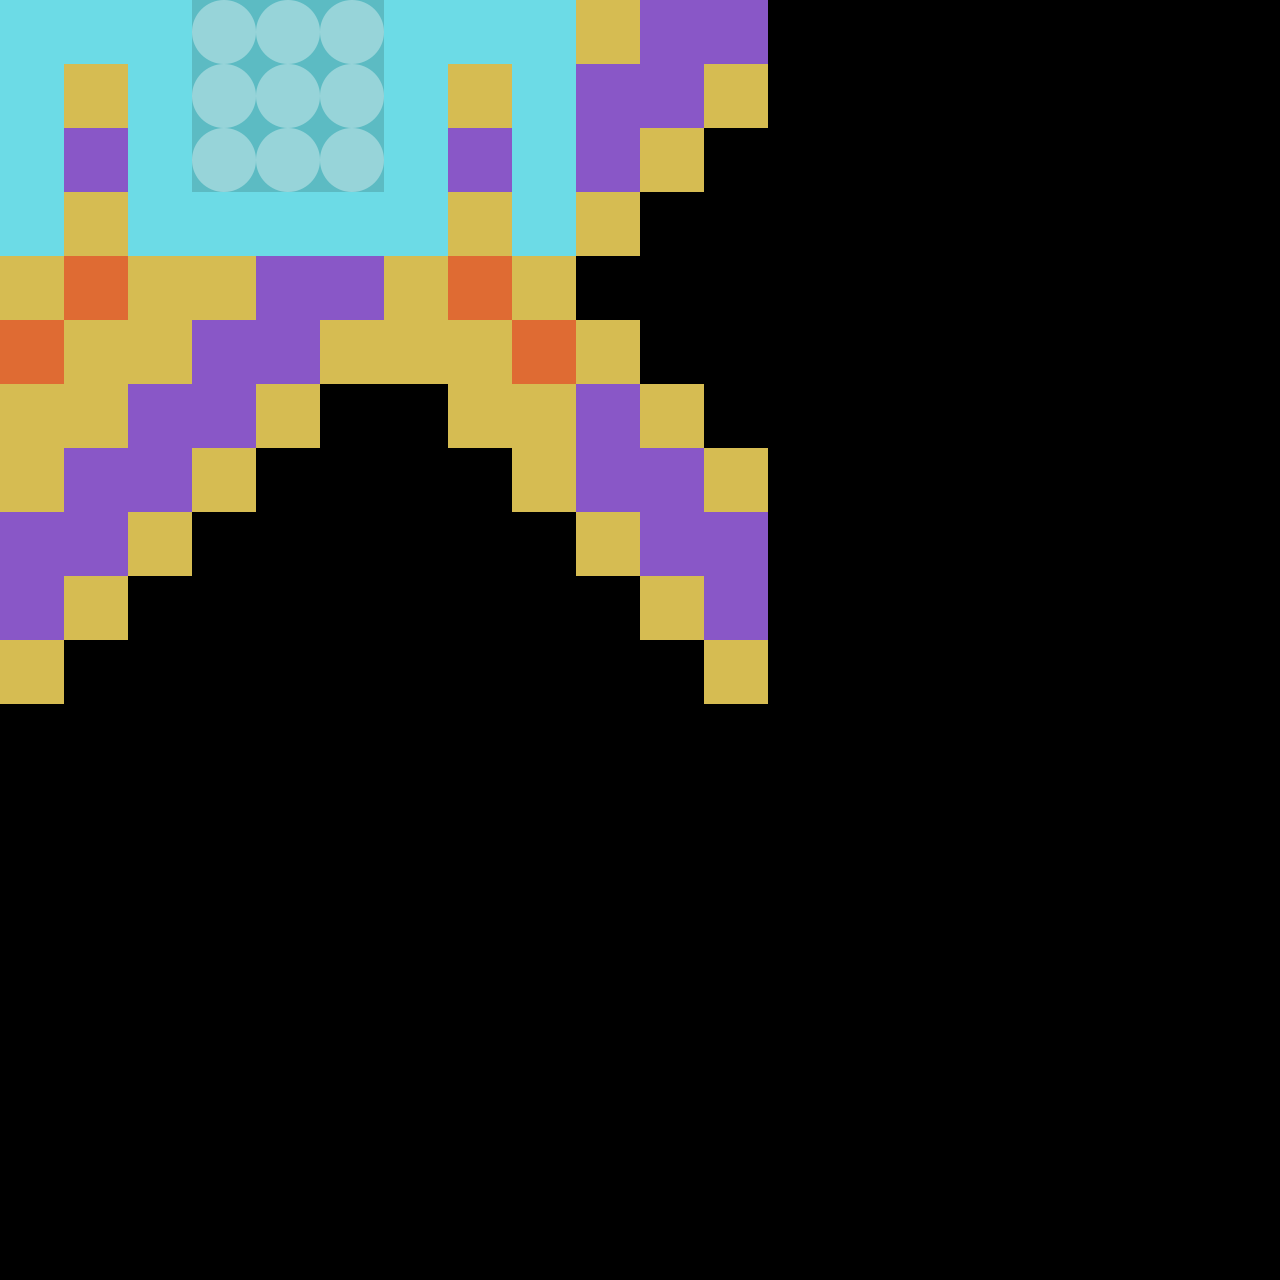

A level layout from a 2D game, rendered from its tile map. Below: a short description, then the map file with its tile-grid data intact:
An orthogonal 20x20 tile map with 64x64 px tiles, 12 tile layers (Shape1, Shape2, Copy of Shape2, _ADDON, ...), 2 tilesets.

<map version="1.5" tiledversion="1.7.2" orientation="orthogonal" renderorder="right-down" width="20" height="20" tilewidth="64" tileheight="64" infinite="0" nextlayerid="116" nextobjectid="1">
 <editorsettings>
  <export target="../../../www/data/how-to-play/shapes.json" format="json" />
 </editorsettings>
 <properties>
  <property name="coverID" type="int" value="14" />
  <property name="iconURL" value="" />
  <property name="sectionName" value="Shapes" />
 </properties>
 <tileset firstgid="1" source="../tilesets/spadersTileset.tsx" />
 <tileset firstgid="65" source="../tilesets/poke.tsx" />
 <layer id="71" name="Shape1" width="20" height="20">
  <properties>
   <property name="autoPlaceBlockers" type="int" value="2" />
   <property name="i" type="int" value="7" />
   <property name="j" type="int" value="6" />
   <property name="padding-bottom" type="int" value="2" />
   <property name="padding-left" type="int" value="1" />
   <property name="padding-right" type="int" value="1" />
   <property name="padding-top" type="int" value="0" />
   <property name="require" value="-1" />
   <property name="startI" type="int" value="0" />
   <property name="startJ" type="int" value="0" />
   <property name="tier" type="int" value="0" />
  </properties>
  <data encoding="csv">
0,1,1,1,1,1,0,0,0,0,0,0,0,0,0,0,0,0,0,0,
0,0,4,1,4,0,0,0,0,0,0,0,0,0,0,0,0,0,0,0,
0,0,4,1,4,0,0,0,0,0,0,0,0,0,0,0,0,0,0,0,
0,0,0,0,0,0,0,0,0,0,0,0,0,0,0,0,0,0,0,0,
0,0,0,0,0,0,0,0,0,0,0,0,0,0,0,0,0,0,0,0,
0,0,0,0,0,0,0,0,0,0,0,0,0,0,0,0,0,0,0,0,
0,0,0,0,0,0,0,0,0,0,0,0,0,0,0,0,0,0,0,0,
0,0,0,0,0,0,0,0,0,0,0,0,0,0,0,0,0,0,0,0,
0,0,0,0,0,0,0,0,0,0,0,0,0,0,0,0,0,0,0,0,
0,0,0,0,0,0,0,0,0,0,0,0,0,0,0,0,0,0,0,0,
0,0,0,0,0,0,0,0,0,0,0,0,0,0,0,0,0,0,0,0,
0,0,0,0,0,0,0,0,0,0,0,0,0,0,0,0,0,0,0,0,
0,0,0,0,0,0,0,0,0,0,0,0,0,0,0,0,0,0,0,0,
0,0,0,0,0,0,0,0,0,0,0,0,0,0,0,0,0,0,0,0,
0,0,0,0,0,0,0,0,0,0,0,0,0,0,0,0,0,0,0,0,
0,0,0,0,0,0,0,0,0,0,0,0,0,0,0,0,0,0,0,0,
0,0,0,0,0,0,0,0,0,0,0,0,0,0,0,0,0,0,0,0,
0,0,0,0,0,0,0,0,0,0,0,0,0,0,0,0,0,0,0,0,
0,0,0,0,0,0,0,0,0,0,0,0,0,0,0,0,0,0,0,0,
0,0,0,0,0,0,0,0,0,0,0,0,0,0,0,0,0,0,0,0
</data>
 </layer>
 <layer id="72" name="Shape2" width="20" height="20">
  <properties>
   <property name="autoPlaceBlockers" type="int" value="2" />
   <property name="i" type="int" value="5" />
   <property name="j" type="int" value="6" />
   <property name="padding-bottom" type="int" value="2" />
   <property name="padding-left" type="int" value="1" />
   <property name="padding-right" type="int" value="1" />
   <property name="padding-top" type="int" value="0" />
   <property name="require" value="0" />
   <property name="startI" type="int" value="0" />
   <property name="startJ" type="int" value="0" />
   <property name="tier" type="int" value="0" />
  </properties>
  <data encoding="csv">
0,0,1,0,0,0,0,0,0,0,0,0,0,0,0,0,0,0,0,0,
0,1,2,1,0,0,0,0,0,0,0,0,0,0,0,0,0,0,0,0,
1,2,3,2,1,0,0,0,0,0,0,0,0,0,0,0,0,0,0,0,
0,1,2,1,0,0,0,0,0,0,0,0,0,0,0,0,0,0,0,0,
0,0,1,0,0,0,0,0,0,0,0,0,0,0,0,0,0,0,0,0,
0,0,0,0,0,0,0,0,0,0,0,0,0,0,0,0,0,0,0,0,
0,0,0,0,0,0,0,0,0,0,0,0,0,0,0,0,0,0,0,0,
0,0,0,0,0,0,0,0,0,0,0,0,0,0,0,0,0,0,0,0,
0,0,0,0,0,0,0,0,0,0,0,0,0,0,0,0,0,0,0,0,
0,0,0,0,0,0,0,0,0,0,0,0,0,0,0,0,0,0,0,0,
0,0,0,0,0,0,0,0,0,0,0,0,0,0,0,0,0,0,0,0,
0,0,0,0,0,0,0,0,0,0,0,0,0,0,0,0,0,0,0,0,
0,0,0,0,0,0,0,0,0,0,0,0,0,0,0,0,0,0,0,0,
0,0,0,0,0,0,0,0,0,0,0,0,0,0,0,0,0,0,0,0,
0,0,0,0,0,0,0,0,0,0,0,0,0,0,0,0,0,0,0,0,
0,0,0,0,0,0,0,0,0,0,0,0,0,0,0,0,0,0,0,0,
0,0,0,0,0,0,0,0,0,0,0,0,0,0,0,0,0,0,0,0,
0,0,0,0,0,0,0,0,0,0,0,0,0,0,0,0,0,0,0,0,
0,0,0,0,0,0,0,0,0,0,0,0,0,0,0,0,0,0,0,0,
0,0,0,0,0,0,0,0,0,0,0,0,0,0,0,0,0,0,0,0
</data>
 </layer>
 <layer id="115" name="Copy of Shape2" width="20" height="20">
  <properties>
   <property name="autoPlaceBlockers" type="int" value="2" />
   <property name="i" type="int" value="5" />
   <property name="j" type="int" value="6" />
   <property name="padding-bottom" type="int" value="3" />
   <property name="padding-left" type="int" value="0" />
   <property name="padding-right" type="int" value="0" />
   <property name="padding-top" type="int" value="0" />
   <property name="require" value="0" />
   <property name="startI" type="int" value="0" />
   <property name="startJ" type="int" value="0" />
   <property name="tier" type="int" value="0" />
  </properties>
  <data encoding="csv">
1,1,1,1,1,0,0,0,0,0,0,0,0,0,0,0,0,0,0,0,
0,1,2,1,1,0,0,0,0,0,0,0,0,0,0,0,0,0,0,0,
1,2,3,2,1,0,0,0,0,0,0,0,0,0,0,0,0,0,0,0,
1,1,1,1,1,0,0,0,0,0,0,0,0,0,0,0,0,0,0,0,
0,0,1,0,0,0,0,0,0,0,0,0,0,0,0,0,0,0,0,0,
0,0,0,0,0,0,0,0,0,0,0,0,0,0,0,0,0,0,0,0,
0,0,0,0,0,0,0,0,0,0,0,0,0,0,0,0,0,0,0,0,
0,0,0,0,0,0,0,0,0,0,0,0,0,0,0,0,0,0,0,0,
0,0,0,0,0,0,0,0,0,0,0,0,0,0,0,0,0,0,0,0,
0,0,0,0,0,0,0,0,0,0,0,0,0,0,0,0,0,0,0,0,
0,0,0,0,0,0,0,0,0,0,0,0,0,0,0,0,0,0,0,0,
0,0,0,0,0,0,0,0,0,0,0,0,0,0,0,0,0,0,0,0,
0,0,0,0,0,0,0,0,0,0,0,0,0,0,0,0,0,0,0,0,
0,0,0,0,0,0,0,0,0,0,0,0,0,0,0,0,0,0,0,0,
0,0,0,0,0,0,0,0,0,0,0,0,0,0,0,0,0,0,0,0,
0,0,0,0,0,0,0,0,0,0,0,0,0,0,0,0,0,0,0,0,
0,0,0,0,0,0,0,0,0,0,0,0,0,0,0,0,0,0,0,0,
0,0,0,0,0,0,0,0,0,0,0,0,0,0,0,0,0,0,0,0,
0,0,0,0,0,0,0,0,0,0,0,0,0,0,0,0,0,0,0,0,
0,0,0,0,0,0,0,0,0,0,0,0,0,0,0,0,0,0,0,0
</data>
 </layer>
 <layer id="114" name="_ADDON" width="20" height="20">
  <properties>
   <property name="autoPlaceBlockers" type="int" value="2" />
   <property name="i" type="int" value="6" />
   <property name="j" type="int" value="9" />
   <property name="padding-bottom" type="int" value="3" />
   <property name="padding-left" type="int" value="0" />
   <property name="padding-right" type="int" value="0" />
   <property name="padding-top" type="int" value="0" />
   <property name="startI" type="int" value="0" />
   <property name="startJ" type="int" value="0" />
   <property name="tier" type="int" value="0" />
  </properties>
  <data encoding="csv">
0,0,37,36,0,0,0,0,0,0,0,0,0,0,0,0,0,0,0,0,
0,0,0,0,48,0,0,0,0,0,0,0,0,0,0,0,0,0,0,0,
0,0,0,38,0,0,0,0,0,0,0,0,0,0,0,0,0,0,0,0,
0,39,0,0,0,0,0,0,0,0,0,0,0,0,0,0,0,0,0,0,
0,0,0,0,0,0,0,0,0,0,0,0,0,0,0,0,0,0,0,0,
0,0,0,0,0,0,0,0,0,0,0,0,0,0,0,0,0,0,0,0,
0,0,0,0,0,0,0,0,0,0,0,0,0,0,0,0,0,0,0,0,
0,0,0,0,0,0,0,0,0,0,0,0,0,0,0,0,0,0,0,0,
0,0,0,0,0,0,0,0,0,0,0,0,0,0,0,0,0,0,0,0,
0,0,0,0,0,0,0,0,0,0,0,0,0,0,0,0,0,0,0,0,
0,0,0,0,0,0,0,0,0,0,0,0,0,0,0,0,0,0,0,0,
0,0,0,0,0,0,0,0,0,0,0,0,0,0,0,0,0,0,0,0,
0,0,0,0,0,0,0,0,0,0,0,0,0,0,0,0,0,0,0,0,
0,0,0,0,0,0,0,0,0,0,0,0,0,0,0,0,0,0,0,0,
0,0,0,0,0,0,0,0,0,0,0,0,0,0,0,0,0,0,0,0,
0,0,0,0,0,0,0,0,0,0,0,0,0,0,0,0,0,0,0,0,
0,0,0,0,0,0,0,0,0,0,0,0,0,0,0,0,0,0,0,0,
0,0,0,0,0,0,0,0,0,0,0,0,0,0,0,0,0,0,0,0,
0,0,0,0,0,0,0,0,0,0,0,0,0,0,0,0,0,0,0,0,
0,0,0,0,0,0,0,0,0,0,0,0,0,0,0,0,0,0,0,0
</data>
 </layer>
 <layer id="73" name="Shape3" width="20" height="20">
  <properties>
   <property name="autoPlaceBlockers" type="int" value="2" />
   <property name="i" type="int" value="5" />
   <property name="j" type="int" value="6" />
   <property name="padding-bottom" type="int" value="2" />
   <property name="padding-left" type="int" value="1" />
   <property name="padding-right" type="int" value="1" />
   <property name="padding-top" type="int" value="0" />
   <property name="require" value="1" />
   <property name="startI" type="int" value="0" />
   <property name="startJ" type="int" value="0" />
   <property name="tier" type="int" value="0" />
  </properties>
  <data encoding="csv">
5,5,5,5,5,0,0,0,0,0,0,0,0,0,0,0,0,0,0,0,
0,4,5,4,0,0,0,0,0,0,0,0,0,0,0,0,0,0,0,0,
6,4,0,4,6,0,0,0,0,0,0,0,0,0,0,0,0,0,0,0,
0,4,0,4,0,0,0,0,0,0,0,0,0,0,0,0,0,0,0,0,
0,0,0,0,0,0,0,0,0,0,0,0,0,0,0,0,0,0,0,0,
0,0,0,0,0,0,0,0,0,0,0,0,0,0,0,0,0,0,0,0,
0,0,0,0,0,0,0,0,0,0,0,0,0,0,0,0,0,0,0,0,
0,0,0,0,0,0,0,0,0,0,0,0,0,0,0,0,0,0,0,0,
0,0,0,0,0,0,0,0,0,0,0,0,0,0,0,0,0,0,0,0,
0,0,0,0,0,0,0,0,0,0,0,0,0,0,0,0,0,0,0,0,
0,0,0,0,0,0,0,0,0,0,0,0,0,0,0,0,0,0,0,0,
0,0,0,0,0,0,0,0,0,0,0,0,0,0,0,0,0,0,0,0,
0,0,0,0,0,0,0,0,0,0,0,0,0,0,0,0,0,0,0,0,
0,0,0,0,0,0,0,0,0,0,0,0,0,0,0,0,0,0,0,0,
0,0,0,0,0,0,0,0,0,0,0,0,0,0,0,0,0,0,0,0,
0,0,0,0,0,0,0,0,0,0,0,0,0,0,0,0,0,0,0,0,
0,0,0,0,0,0,0,0,0,0,0,0,0,0,0,0,0,0,0,0,
0,0,0,0,0,0,0,0,0,0,0,0,0,0,0,0,0,0,0,0,
0,0,0,0,0,0,0,0,0,0,0,0,0,0,0,0,0,0,0,0,
0,0,0,0,0,0,0,0,0,0,0,0,0,0,0,0,0,0,0,0
</data>
 </layer>
 <layer id="74" name="Shape4" width="20" height="20">
  <properties>
   <property name="autoPlaceBlockers" type="int" value="2" />
   <property name="i" type="int" value="5" />
   <property name="j" type="int" value="6" />
   <property name="padding-bottom" type="int" value="2" />
   <property name="padding-left" type="int" value="1" />
   <property name="padding-right" type="int" value="1" />
   <property name="padding-top" type="int" value="0" />
   <property name="require" value="1" />
   <property name="startI" type="int" value="0" />
   <property name="startJ" type="int" value="0" />
   <property name="tier" type="int" value="0" />
  </properties>
  <data encoding="csv">
0,0,3,0,0,0,0,0,0,0,0,0,0,0,0,0,0,0,0,0,
0,4,3,4,0,0,0,0,0,0,0,0,0,0,0,0,0,0,0,0,
0,4,10,4,0,0,0,0,0,0,0,0,0,0,0,0,0,0,0,0,
4,4,3,4,4,0,0,0,0,0,0,0,0,0,0,0,0,0,0,0,
4,0,3,0,4,0,0,0,0,0,0,0,0,0,0,0,0,0,0,0,
4,0,0,0,4,0,0,0,0,0,0,0,0,0,0,0,0,0,0,0,
0,0,0,0,0,0,0,0,0,0,0,0,0,0,0,0,0,0,0,0,
0,0,0,0,0,0,0,0,0,0,0,0,0,0,0,0,0,0,0,0,
0,0,0,0,0,0,0,0,0,0,0,0,0,0,0,0,0,0,0,0,
0,0,0,0,0,0,0,0,0,0,0,0,0,0,0,0,0,0,0,0,
0,0,0,0,0,0,0,0,0,0,0,0,0,0,0,0,0,0,0,0,
0,0,0,0,0,0,0,0,0,0,0,0,0,0,0,0,0,0,0,0,
0,0,0,0,0,0,0,0,0,0,0,0,0,0,0,0,0,0,0,0,
0,0,0,0,0,0,0,0,0,0,0,0,0,0,0,0,0,0,0,0,
0,0,0,0,0,0,0,0,0,0,0,0,0,0,0,0,0,0,0,0,
0,0,0,0,0,0,0,0,0,0,0,0,0,0,0,0,0,0,0,0,
0,0,0,0,0,0,0,0,0,0,0,0,0,0,0,0,0,0,0,0,
0,0,0,0,0,0,0,0,0,0,0,0,0,0,0,0,0,0,0,0,
0,0,0,0,0,0,0,0,0,0,0,0,0,0,0,0,0,0,0,0,
0,0,0,0,0,0,0,0,0,0,0,0,0,0,0,0,0,0,0,0
</data>
 </layer>
 <layer id="78" name="Shape5" width="20" height="20">
  <properties>
   <property name="autoPlaceBlockers" type="int" value="2" />
   <property name="i" type="int" value="7" />
   <property name="j" type="int" value="6" />
   <property name="padding-bottom" type="int" value="2" />
   <property name="padding-left" type="int" value="1" />
   <property name="padding-right" type="int" value="1" />
   <property name="padding-top" type="int" value="0" />
   <property name="require" value="3" />
   <property name="startI" type="int" value="0" />
   <property name="startJ" type="int" value="0" />
   <property name="tier" type="int" value="0" />
  </properties>
  <data encoding="csv">
6,6,6,9,6,6,6,0,0,0,0,0,0,0,0,0,0,0,0,0,
0,6,6,0,6,6,0,0,0,0,0,0,0,0,0,0,0,0,0,0,
0,6,10,0,10,6,0,0,0,0,0,0,0,0,0,0,0,0,0,0,
0,6,2,0,2,6,0,0,0,0,0,0,0,0,0,0,0,0,0,0,
0,0,2,2,2,0,0,0,0,0,0,0,0,0,0,0,0,0,0,0,
0,0,0,0,0,0,0,0,0,0,0,0,0,0,0,0,0,0,0,0,
0,0,0,0,0,0,0,0,0,0,0,0,0,0,0,0,0,0,0,0,
0,0,0,0,0,0,0,0,0,0,0,0,0,0,0,0,0,0,0,0,
0,0,0,0,0,0,0,0,0,0,0,0,0,0,0,0,0,0,0,0,
0,0,0,0,0,0,0,0,0,0,0,0,0,0,0,0,0,0,0,0,
0,0,0,0,0,0,0,0,0,0,0,0,0,0,0,0,0,0,0,0,
0,0,0,0,0,0,0,0,0,0,0,0,0,0,0,0,0,0,0,0,
0,0,0,0,0,0,0,0,0,0,0,0,0,0,0,0,0,0,0,0,
0,0,0,0,0,0,0,0,0,0,0,0,0,0,0,0,0,0,0,0,
0,0,0,0,0,0,0,0,0,0,0,0,0,0,0,0,0,0,0,0,
0,0,0,0,0,0,0,0,0,0,0,0,0,0,0,0,0,0,0,0,
0,0,0,0,0,0,0,0,0,0,0,0,0,0,0,0,0,0,0,0,
0,0,0,0,0,0,0,0,0,0,0,0,0,0,0,0,0,0,0,0,
0,0,0,0,0,0,0,0,0,0,0,0,0,0,0,0,0,0,0,0,
0,0,0,0,0,0,0,0,0,0,0,0,0,0,0,0,0,0,0,0
</data>
 </layer>
 <layer id="77" name="Shape6" width="20" height="20">
  <properties>
   <property name="autoPlaceBlockers" type="int" value="2" />
   <property name="i" type="int" value="6" />
   <property name="j" type="int" value="9" />
   <property name="padding-bottom" type="int" value="2" />
   <property name="padding-left" type="int" value="1" />
   <property name="padding-right" type="int" value="1" />
   <property name="padding-top" type="int" value="0" />
   <property name="require" value="2" />
   <property name="startI" type="int" value="0" />
   <property name="startJ" type="int" value="0" />
   <property name="tier" type="int" value="0" />
  </properties>
  <data encoding="csv">
0,0,0,0,0,0,0,0,0,0,0,0,0,0,0,0,0,0,0,0,
0,10,10,10,10,0,0,0,0,0,0,0,0,0,0,0,0,0,0,0,
10,10,2,2,10,10,0,0,0,0,0,0,0,0,0,0,0,0,0,0,
10,2,2,9,2,10,0,0,0,0,0,0,0,0,0,0,0,0,0,0,
10,2,2,2,2,10,0,0,0,0,0,0,0,0,0,0,0,0,0,0,
10,10,2,2,10,10,0,0,0,0,0,0,0,0,0,0,0,0,0,0,
0,10,10,10,10,0,0,0,0,0,0,0,0,0,0,0,0,0,0,0,
0,0,0,0,0,0,0,0,0,0,0,0,0,0,0,0,0,0,0,0,
0,0,0,0,0,0,0,0,0,0,0,0,0,0,0,0,0,0,0,0,
0,0,0,0,0,0,0,0,0,0,0,0,0,0,0,0,0,0,0,0,
0,0,0,0,0,0,0,0,0,0,0,0,0,0,0,0,0,0,0,0,
0,0,0,0,0,0,0,0,0,0,0,0,0,0,0,0,0,0,0,0,
0,0,0,0,0,0,0,0,0,0,0,0,0,0,0,0,0,0,0,0,
0,0,0,0,0,0,0,0,0,0,0,0,0,0,0,0,0,0,0,0,
0,0,0,0,0,0,0,0,0,0,0,0,0,0,0,0,0,0,0,0,
0,0,0,0,0,0,0,0,0,0,0,0,0,0,0,0,0,0,0,0,
0,0,0,0,0,0,0,0,0,0,0,0,0,0,0,0,0,0,0,0,
0,0,0,0,0,0,0,0,0,0,0,0,0,0,0,0,0,0,0,0,
0,0,0,0,0,0,0,0,0,0,0,0,0,0,0,0,0,0,0,0,
0,0,0,0,0,0,0,0,0,0,0,0,0,0,0,0,0,0,0,0
</data>
 </layer>
 <layer id="97" name="Shape7" width="20" height="20">
  <properties>
   <property name="autoPlaceBlockers" type="int" value="2" />
   <property name="i" type="int" value="6" />
   <property name="j" type="int" value="9" />
   <property name="padding-bottom" type="int" value="2" />
   <property name="padding-left" type="int" value="0" />
   <property name="padding-right" type="int" value="0" />
   <property name="padding-top" type="int" value="0" />
   <property name="require" value="5" />
   <property name="scale" type="int" value="2" />
   <property name="startI" type="int" value="0" />
   <property name="startJ" type="int" value="0" />
   <property name="tier" type="int" value="0" />
  </properties>
  <data encoding="csv">
8,8,3,1,1,1,1,1,1,3,8,8,0,0,0,0,0,0,0,0,
3,8,8,3,1,1,1,1,3,8,8,3,0,0,0,0,0,0,0,0,
0,3,8,8,3,1,1,3,8,8,3,0,0,0,0,0,0,0,0,0,
0,0,3,8,8,3,3,8,8,3,0,0,0,0,0,0,0,0,0,0,
0,0,0,3,8,8,8,8,3,0,0,0,0,0,0,0,0,0,0,0,
0,0,3,8,8,3,3,8,8,3,0,0,0,0,0,0,0,0,0,0,
0,3,8,8,3,0,0,3,8,8,3,0,0,0,0,0,0,0,0,0,
3,8,8,3,0,0,0,0,3,8,8,3,0,0,0,0,0,0,0,0,
8,8,3,0,0,0,0,0,0,3,8,8,0,0,0,0,0,0,0,0,
8,3,0,0,0,0,0,0,0,0,3,8,0,0,0,0,0,0,0,0,
3,0,0,0,0,0,0,0,0,0,0,3,0,0,0,0,0,0,0,0,
0,0,0,0,0,0,0,0,0,0,0,0,0,0,0,0,0,0,0,0,
0,0,0,0,0,0,0,0,0,0,0,0,0,0,0,0,0,0,0,0,
0,0,0,0,0,0,0,0,0,0,0,0,0,0,0,0,0,0,0,0,
0,0,0,0,0,0,0,0,0,0,0,0,0,0,0,0,0,0,0,0,
0,0,0,0,0,0,0,0,0,0,0,0,0,0,0,0,0,0,0,0,
0,0,0,0,0,0,0,0,0,0,0,0,0,0,0,0,0,0,0,0,
0,0,0,0,0,0,0,0,0,0,0,0,0,0,0,0,0,0,0,0,
0,0,0,0,0,0,0,0,0,0,0,0,0,0,0,0,0,0,0,0,
0,0,0,0,0,0,0,0,0,0,0,0,0,0,0,0,0,0,0,0
</data>
 </layer>
 <layer id="90" name="Shape8" width="20" height="20">
  <properties>
   <property name="autoPlaceBlockers" type="int" value="2" />
   <property name="i" type="int" value="6" />
   <property name="j" type="int" value="9" />
   <property name="padding-bottom" type="int" value="2" />
   <property name="padding-left" type="int" value="0" />
   <property name="padding-right" type="int" value="0" />
   <property name="padding-top" type="int" value="0" />
   <property name="require" value="4" />
   <property name="startI" type="int" value="0" />
   <property name="startJ" type="int" value="0" />
   <property name="tier" type="int" value="0" />
  </properties>
  <data encoding="csv">
3,4,3,8,3,8,3,4,3,0,0,0,0,0,0,0,0,0,0,0,
4,3,8,3,7,3,8,3,4,0,0,0,0,0,0,0,0,0,0,0,
3,8,3,7,3,7,3,8,3,0,0,0,0,0,0,0,0,0,0,0,
8,3,7,3,0,3,7,3,8,0,0,0,0,0,0,0,0,0,0,0,
3,7,3,0,0,0,3,7,3,0,0,0,0,0,0,0,0,0,0,0,
7,3,0,0,0,0,0,3,7,0,0,0,0,0,0,0,0,0,0,0,
3,0,0,0,0,0,0,0,3,0,0,0,0,0,0,0,0,0,0,0,
0,0,0,0,0,0,0,0,0,0,0,0,0,0,0,0,0,0,0,0,
0,0,0,0,0,0,0,0,0,0,0,0,0,0,0,0,0,0,0,0,
0,0,0,0,0,0,0,0,0,0,0,0,0,0,0,0,0,0,0,0,
0,0,0,0,0,0,0,0,0,0,0,0,0,0,0,0,0,0,0,0,
0,0,0,0,0,0,0,0,0,0,0,0,0,0,0,0,0,0,0,0,
0,0,0,0,0,0,0,0,0,0,0,0,0,0,0,0,0,0,0,0,
0,0,0,0,0,0,0,0,0,0,0,0,0,0,0,0,0,0,0,0,
0,0,0,0,0,0,0,0,0,0,0,0,0,0,0,0,0,0,0,0,
0,0,0,0,0,0,0,0,0,0,0,0,0,0,0,0,0,0,0,0,
0,0,0,0,0,0,0,0,0,0,0,0,0,0,0,0,0,0,0,0,
0,0,0,0,0,0,0,0,0,0,0,0,0,0,0,0,0,0,0,0,
0,0,0,0,0,0,0,0,0,0,0,0,0,0,0,0,0,0,0,0,
0,0,0,0,0,0,0,0,0,0,0,0,0,0,0,0,0,0,0,0
</data>
 </layer>
 <layer id="91" name="Shape9" width="20" height="20">
  <properties>
   <property name="autoPlaceBlockers" type="int" value="2" />
   <property name="i" type="int" value="6" />
   <property name="isFinal" type="bool" value="true" />
   <property name="j" type="int" value="9" />
   <property name="padding-bottom" type="int" value="2" />
   <property name="padding-left" type="int" value="0" />
   <property name="padding-right" type="int" value="0" />
   <property name="padding-top" type="int" value="0" />
   <property name="require" value="6,7" />
   <property name="startI" type="int" value="0" />
   <property name="startJ" type="int" value="0" />
   <property name="tier" type="int" value="0" />
  </properties>
  <data encoding="csv">
9,9,9,1,1,1,9,9,9,0,0,0,0,0,0,0,0,0,0,0,
9,0,9,1,1,1,9,0,9,0,0,0,0,0,0,0,0,0,0,0,
9,0,9,1,1,1,9,0,9,0,0,0,0,0,0,0,0,0,0,0,
9,0,9,9,9,9,9,0,9,0,0,0,0,0,0,0,0,0,0,0,
0,0,0,0,0,0,0,0,0,0,0,0,0,0,0,0,0,0,0,0,
0,0,0,0,0,0,0,0,0,0,0,0,0,0,0,0,0,0,0,0,
0,0,0,0,0,0,0,0,0,0,0,0,0,0,0,0,0,0,0,0,
0,0,0,0,0,0,0,0,0,0,0,0,0,0,0,0,0,0,0,0,
0,0,0,0,0,0,0,0,0,0,0,0,0,0,0,0,0,0,0,0,
0,0,0,0,0,0,0,0,0,0,0,0,0,0,0,0,0,0,0,0,
0,0,0,0,0,0,0,0,0,0,0,0,0,0,0,0,0,0,0,0,
0,0,0,0,0,0,0,0,0,0,0,0,0,0,0,0,0,0,0,0,
0,0,0,0,0,0,0,0,0,0,0,0,0,0,0,0,0,0,0,0,
0,0,0,0,0,0,0,0,0,0,0,0,0,0,0,0,0,0,0,0,
0,0,0,0,0,0,0,0,0,0,0,0,0,0,0,0,0,0,0,0,
0,0,0,0,0,0,0,0,0,0,0,0,0,0,0,0,0,0,0,0,
0,0,0,0,0,0,0,0,0,0,0,0,0,0,0,0,0,0,0,0,
0,0,0,0,0,0,0,0,0,0,0,0,0,0,0,0,0,0,0,0,
0,0,0,0,0,0,0,0,0,0,0,0,0,0,0,0,0,0,0,0,
0,0,0,0,0,0,0,0,0,0,0,0,0,0,0,0,0,0,0,0
</data>
 </layer>
 <layer id="96" name="_ADDON" width="20" height="20">
  <properties>
   <property name="autoPlaceBlockers" type="int" value="2" />
   <property name="i" type="int" value="6" />
   <property name="j" type="int" value="9" />
   <property name="padding-bottom" type="int" value="2" />
   <property name="padding-left" type="int" value="0" />
   <property name="padding-right" type="int" value="0" />
   <property name="padding-top" type="int" value="0" />
   <property name="startI" type="int" value="0" />
   <property name="startJ" type="int" value="0" />
   <property name="tier" type="int" value="0" />
  </properties>
  <data encoding="csv">
0,0,0,33,33,33,0,0,0,0,0,0,0,0,0,0,0,0,0,0,
0,0,0,33,33,33,0,0,0,0,0,0,0,0,0,0,0,0,0,0,
0,0,0,33,33,33,0,0,0,0,0,0,0,0,0,0,0,0,0,0,
0,0,0,0,0,0,0,0,0,0,0,0,0,0,0,0,0,0,0,0,
0,0,0,0,0,0,0,0,0,0,0,0,0,0,0,0,0,0,0,0,
0,0,0,0,0,0,0,0,0,0,0,0,0,0,0,0,0,0,0,0,
0,0,0,0,0,0,0,0,0,0,0,0,0,0,0,0,0,0,0,0,
0,0,0,0,0,0,0,0,0,0,0,0,0,0,0,0,0,0,0,0,
0,0,0,0,0,0,0,0,0,0,0,0,0,0,0,0,0,0,0,0,
0,0,0,0,0,0,0,0,0,0,0,0,0,0,0,0,0,0,0,0,
0,0,0,0,0,0,0,0,0,0,0,0,0,0,0,0,0,0,0,0,
0,0,0,0,0,0,0,0,0,0,0,0,0,0,0,0,0,0,0,0,
0,0,0,0,0,0,0,0,0,0,0,0,0,0,0,0,0,0,0,0,
0,0,0,0,0,0,0,0,0,0,0,0,0,0,0,0,0,0,0,0,
0,0,0,0,0,0,0,0,0,0,0,0,0,0,0,0,0,0,0,0,
0,0,0,0,0,0,0,0,0,0,0,0,0,0,0,0,0,0,0,0,
0,0,0,0,0,0,0,0,0,0,0,0,0,0,0,0,0,0,0,0,
0,0,0,0,0,0,0,0,0,0,0,0,0,0,0,0,0,0,0,0,
0,0,0,0,0,0,0,0,0,0,0,0,0,0,0,0,0,0,0,0,
0,0,0,0,0,0,0,0,0,0,0,0,0,0,0,0,0,0,0,0
</data>
 </layer>
</map>
